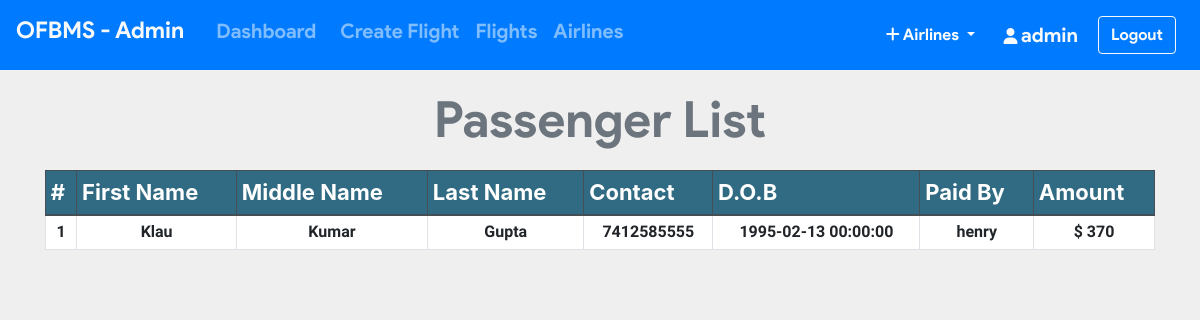
Page /admin/pass_list.php?flight_id=20 (signed in) on the committed database.
### tables this page shows
CREATE TABLE `ticket` (
  `ticket_id` int(11) NOT NULL,
  `passenger_id` int(11) NOT NULL,
  `flight_id` int(11) NOT NULL,
  `user_id` int(11) NOT NULL,
  `seat_no` varchar(10) NOT NULL,
  `cost` int(11) NOT NULL,
  `class` varchar(3) NOT NULL
);

CREATE TABLE `passenger_profile` (
  `passenger_id` int(11) NOT NULL,
  `user_id` int(11) NOT NULL,
  `flight_id` int(11) NOT NULL,
  `mobile` varchar(110) NOT NULL,
  `dob` datetime NOT NULL,
  `f_name` varchar(20) DEFAULT NULL,
  `m_name` varchar(20) DEFAULT NULL,
  `l_name` varchar(20) DEFAULT NULL
);

CREATE TABLE `users` (
  `user_id` int(11) NOT NULL,
  `username` varchar(20) NOT NULL,
  `email` varchar(50) NOT NULL,
  `password` varchar(100) NOT NULL
);

CREATE TABLE `payment` (
  `card_no` varchar(16) NOT NULL,
  `user_id` int(11) NOT NULL,
  `flight_id` int(11) NOT NULL,
  `expire_date` varchar(5) DEFAULT NULL,
  `amount` int(11) NOT NULL
);

### admin/pass_list.php (the view, shortened to what this page needs)
<?php include_once 'header.php'; ?>
<?php include_once 'footer.php';
require '../helpers/init_conn_db.php';?>
    <main>
        <?php if(isset($_SESSION['adminId'])) { ?>
          <div class="container-md mt-2">
            <h1 class="display-4 text-center text-secondary"
              >Passenger List</h1>
            <table class="table table-bordered table-sm">
              <thead class="thead-dark">
                <tr>
                  <th>#</th>
                  <th scope="col">First Name</th>
                  <th scope="col">Middle Name</th>
                  <th scope="col">Last Name</th>
                  <th scope="col">Contact</th>
                  <th scope="col">D.O.B</th>
                  <th scope="col">Paid By</th>
                  <th scope="col">Amount</th>
                </tr>
              </thead>
              <tbody>
                <?php
                $cnt=1;
                $flight_id = $_GET['flight_id'];
                $sql_t = 'SELECT * FROM Ticket WHERE flight_id=?';
                $stmt_t = mysqli_stmt_init($conn);
                if(!mysqli_stmt_prepare($stmt_t,$sql_t)) {
                    header('Location: ticket.php?error=sqlerror');
                    exit();
                } else {
                    mysqli_stmt_bind_param($stmt_t,'i',$flight_id);
                    mysqli_stmt_execute($stmt_t);
                    $result_t = mysqli_stmt_get_result($stmt_t);
                    while($row_t = mysqli_fetch_assoc($result_t)) {
                      $sql = 'SELECT * FROM Passenger_profile WHERE passenger_id=?';
                      $stmt = mysqli_stmt_init($conn);
                      mysqli_stmt_prepare($stmt,$sql);
                      mysqli_stmt_bind_param($stmt,'i',$row_t['passenger_id']);
                      mysqli_stmt_execute($stmt);
                      $result = mysqli_stmt_get_result($stmt);
                      if ($row = mysqli_fetch_assoc($result)) {
                          $sql_p = 'SELECT * FROM PAYMENT WHERE flight_id=? AND user_id=?';
                          $stmt_p = mysqli_stmt_init($conn);
                          mysqli_stmt_prepare($stmt_p,$sql_p);
                          mysqli_stmt_bind_param($stmt_p,'ii',$flight_id,$row['user_id']);
                          mysqli_stmt_execute($stmt_p);
                          $result_p = mysqli_stmt_get_result($stmt_p);
                          if ($row_p = mysqli_fetch_assoc($result_p)) {
                            $sql_u = 'SELECT * FROM Users WHERE user_id=?';
                            $stmt_u = mysqli_stmt_init($conn);
                            mysqli_stmt_prepare($stmt_u,$sql_u);
                            mysqli_stmt_bind_param($stmt_u,'i',$row['user_id']);
                            mysqli_stmt_execute($stmt_u);
                            $result_u = mysqli_stmt_get_result($stmt_u);
                            if ($row_u = mysqli_fetch_assoc($result_u)) {
                              echo "
                              <tr class='text-center'>
                                <td>".$cnt."</td>
                                <td>".$row['f_name']."</td>
                                <td>".$row['m_name']."</td>
                                <td>".$row['l_name']."</td>
                                <td>".$row['mobile']."</td>
                                <td>".$row['dob']."</td>
                                <td scope='row'>".$row_u['username']."</td>
                                <td>$ ".$row_p['amount']."</td>
                              </tr>
                              ";
                            }
                          }
                      }
                      $cnt++; }
                      }
                ?>
              </tbody>
            </table>
          </div>
        <?php } ?>
    </main>

### admin/header.php (style rules this page uses)
.table .thead-dark th { background-color: #316b83; }

### admin/pass_list.php (style rules this page uses)
table { background-color: white; }
h1 { margin-top: 20px; margin-bottom: 20px; font-family: 'product sans'; font-size: 50px !important; font-weight: lighter; }
body { background-color: #efefef; }
th { font-size: 22px; }
td { margin-top: 10px !important; font-size: 16px; font-weight: bold; font-family: 'Assistant', sans-serif !important; }

### rows in the picture
ticket: passenger.f_name "Klau", passenger.m_name "Kumar", passenger.l_name "Gupta", passenger.mobile "7412585555", passenger.dob "1995-02-13 00:00:00", user.username "henry", payment.amount "370"

### other values in the picture
$_SESSION['adminUname'] "admin"
